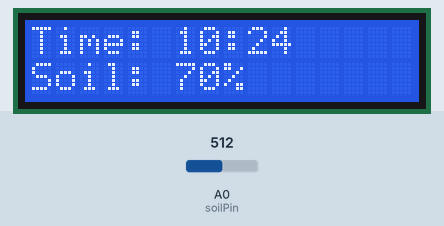
Bench run of a sketch on a simulated Arduino Uno, built with avr-gcc and run on an emulated ATmega328P. Shown: 16×2 character LCD. The test bench sets the inputs (shaded band); at power-on: A0 (soilPin) = 512. The local clock reads 2024-03-15 10:24:30 at power-on unless the sketch sets it; what the sketch prints to the serial monitor is not drawn.

Above: at 2.7 s.
2.8 s: A0 (soilPin) set to 716
At 4.1 s:
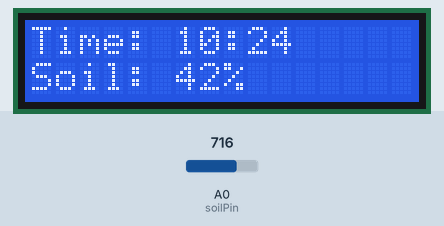
5.1 s: A0 (soilPin) set to 900
At 6.3 s:
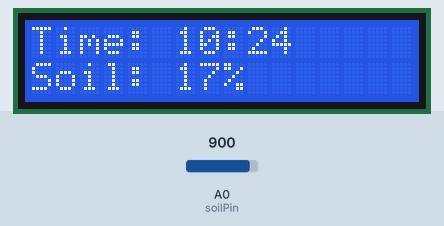
7.1 s: A0 (soilPin) set to 1023
At 8.5 s:
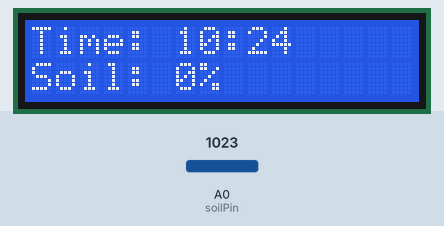
Timing chart, 0 to 10.1 s (numbered marks = the images above; inputs shaded):
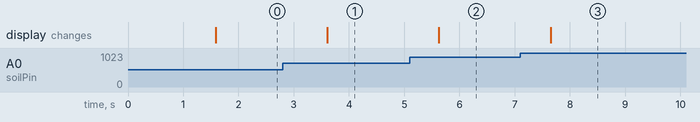

Measured:
- after the input at 2.8 s, the display: changes after 0.81 s (image 1)
- after the input at 5.1 s, the display: changes after 0.53 s (image 2)
- after the input at 7.1 s, the display: changes after 0.55 s (image 3)

The sketch:

LCD_display.ino
```cpp
#include <Wire.h>
#include "RTClib.h"
#include <LiquidCrystal.h>

// --- Constants & Global Setup ---
RTC_PCF8523 rtc;
char daysOfTheWeek[7][12] = {"Sunday", "Monday", "Tuesday", "Wednesday", "Thursday", "Friday", "Saturday"};
const int soilPin = A0;
//RTC_DS3231 rtc;
LiquidCrystal lcd(12, 11, 5, 4, 3, 2);  // RS, EN, D4, D5, D6, D7


void setup() {
  Serial.begin(9600);
  lcd.begin(16, 2);
  Wire.begin();

  float drift = 43; // seconds plus or minus over oservation period - set to 0 to cancel previous calibration.
  float period_sec = (7 * 86400);  // total obsevation period in seconds (86400 = seconds in 1 day:  7 days = (7 * 86400) seconds )
  float deviation_ppm = (drift / period_sec * 1000000); //  deviation in parts per million (μs)
  float drift_unit = 4.34; // use with offset mode PCF8523_TwoHours
  // float drift_unit = 4.069; //For corrections every min the drift_unit is 4.069 ppm (use with offset mode PCF8523_OneMinute)
  int offset = round(deviation_ppm / drift_unit);

  if (!rtc.begin()) {
    lcd.print("RTC not found!");
    while (1);
  }

  // Optional: Set the time manually once
  // rtc.adjust(DateTime(2025, 4, 21, 15, 24, 0));

  lcd.clear();
  lcd.print("RTC + Soil Ready");
  delay(1500);

  // Print initial date/time to serial
  DateTime now = rtc.now();
  Serial.print(now.year()); Serial.print('/');
  Serial.print(now.month()); Serial.print('/');
  Serial.print(now.day()); Serial.print(" (");
  Serial.print(daysOfTheWeek[now.dayOfTheWeek()]);
  Serial.print(") ");
  Serial.print(now.hour()); Serial.print(':');
  Serial.print(now.minute()); Serial.print(':');
  Serial.println(now.second());
}

void loop() {
  DateTime now = rtc.now();  // ✅ Get fresh time each loop

  // --- Soil Moisture ---
  int rawSoil = analogRead(soilPin);
  int moisturePercent = map(rawSoil, 1023, 300, 0, 100);
  moisturePercent = constrain(moisturePercent, 0, 100);
Serial.print(now.year(), DEC);
    Serial.print('/');
    Serial.print(now.month(), DEC);
    Serial.print('/');
    Serial.print(now.day(), DEC);
    Serial.print(" (");
    Serial.print(daysOfTheWeek[now.dayOfTheWeek()]);
    Serial.print(") ");
    Serial.print(now.hour(), DEC);
    Serial.print(':');
    Serial.print(now.minute(), DEC);
    Serial.print(':');
    Serial.print(now.second(), DEC);
    Serial.println();
  // --- LCD Display ---
  lcd.clear();

  lcd.setCursor(0, 0);
  lcd.print("Time: ");
  if (now.hour() < 10) lcd.print("0");
  lcd.print(now.hour());
  lcd.print(":");
  if (now.minute() < 10) lcd.print("0");
  lcd.print(now.minute());

  lcd.setCursor(0, 1);
  lcd.print("Soil: ");
  lcd.print(moisturePercent);
  lcd.print("%   ");

  // --- Serial Output ---
  Serial.print("Time: ");
  Serial.print(now.hour()); Serial.print(":");
  Serial.print(now.minute()); Serial.print(":");
  Serial.print(now.second());
  Serial.print(" | Soil: ");
  Serial.print(moisturePercent); Serial.println("%");

  delay(1000);
}
```
